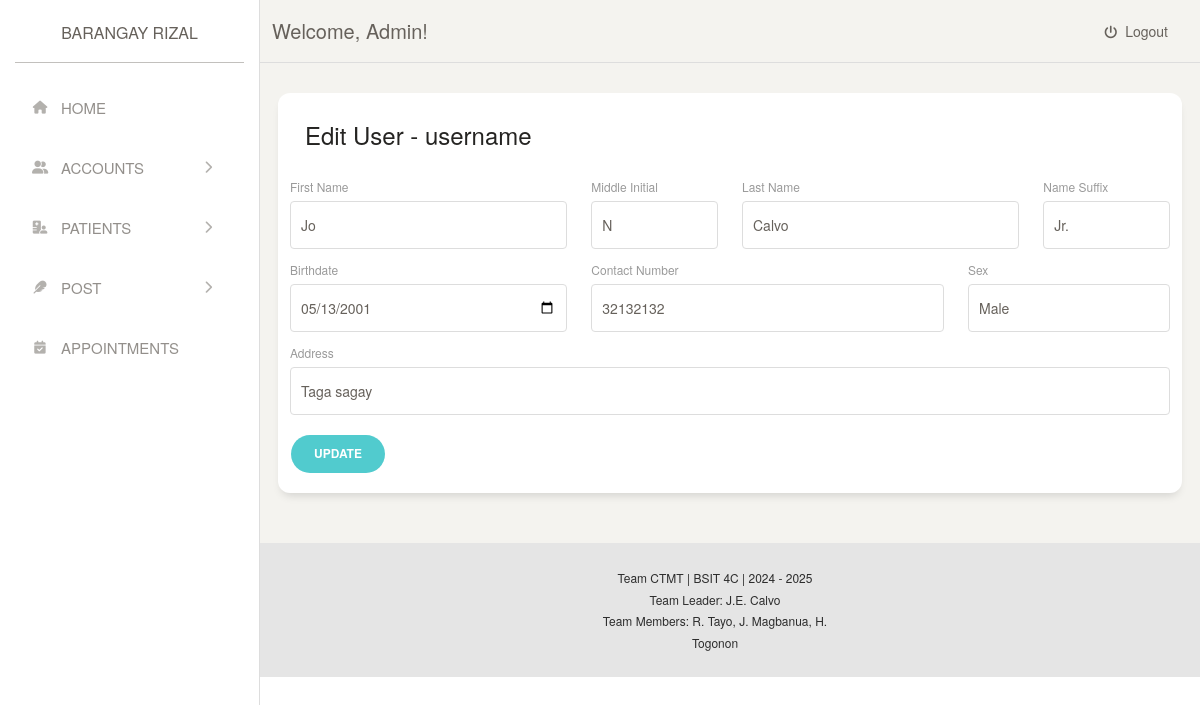
The page /admin/accounts/edituser.php?user_id=4 (signed in) on the database its author committed.
### tables this page shows
CREATE TABLE `tbl_user` (
  `user_id` int(11) NOT NULL,
  `user_username` varchar(50) NOT NULL,
  `user_password` varchar(255) NOT NULL,
  `user_firstName` varchar(100) NOT NULL,
  `user_midInitial` char(1) DEFAULT NULL,
  `user_lastName` varchar(100) NOT NULL,
  `user_suffix` varchar(10) DEFAULT NULL,
  `user_birthDate` date NOT NULL,
  `user_contactNumber` varchar(15) NOT NULL,
  `user_sex` enum('Male','Female') NOT NULL,
  `user_address` text NOT NULL,
  `user_photo` varchar(255) DEFAULT NULL,
  `user_status` enum('pending','approved','rejected') DEFAULT 'pending',
  `created_at` timestamp NOT NULL DEFAULT CURRENT_TIMESTAMP
);

### admin/accounts/edituser.php (the view, shortened to what this page needs)
<?php
include '../../includes/conn.php';
if (isset($_GET['user_id'])) {
  $userId = $_GET['user_id'];
  $sql = "SELECT * FROM tbl_user WHERE user_id = ?";
  $stmt = $mysqli->prepare($sql);
  $stmt->bind_param("i", $userId);
  $stmt->execute();
  $result = $stmt->get_result();
  $user = $result->fetch_assoc();
}
?>
<!DOCTYPE html>
<html>
<head>
  <?php include '../../templates/links.php'; ?>
</head>
<body>
  <div class="wrapper">
    <?php include '../templates/sidebar.php'; ?>
    <div class="main-panel">
      <?php include '../templates/topnav.php'; ?>
      <div class="content">
        <div class="row">
          <div class="card table-with-links">
            <div class="card-header">
              <h4 class="card-title">Edit User - <?php echo $user['user_username']; ?></h4>
            </div>
            <div class="card-body table-full-width">
              <form action="../../includes/admin/userManagementController.php" method="POST">
                <div class="row">
                  <div class="col-md-4 pr-1">
                    <div class="form-group">
                      <label for="user_fName">First Name</label>
                      <input type="text" name="user_firstName" id="user_fName" class="form-control" value="<?php echo $user['user_firstName']; ?>" required>
                    </div>
                  </div>
                  <div class="col-md-2 pr-1">
                    <div class="form-group">
                      <label for="user_midInitial">Middle Initial</label>
                      <input type="text" name="user_midInitial" id="user_midInitial" class="form-control" value="<?php echo $user['user_midInitial']; ?>" required>
                    </div>
                  </div>
                  <div class="col-md-4 pr-1">
                    <div class="form-group">
                      <label for="user_lName">Last Name</label>
                      <input type="text" name="user_lastName" id="user_lName" class="form-control" value="<?php echo $user['user_lastName']; ?>" required>
                    </div>
                  </div>
                  <div class="col-md-2 pr-1">
                    <div class="form-group">
                      <label for="user_suffix">Name Suffix</label>
                      <select name="user_suffix" id="user_suffix" class="form-control">
                        <option value="Jr" <?php echo ($user['user_suffix'] == 'Jr') ? 'selected' : ''; ?>>Jr.</option>
                      </select>
                    </div>
                  </div>
                </div>
                <div class="row">
                  <div class="col-md-4">
                    <div class="form-group">
                      <label for="user_bDay">Birthdate</label>
                      <input type="date" class="form-control" id="user_bDay" name="user_birthDate" value="<?php echo $user['user_birthDate']; ?>" required>
                    </div>
                  </div>
                  <div class="col-md-5">
                    <div class="form-group">
                      <label for="user_number">Contact Number</label>
                      <input type="text" class="form-control" id="user_number" name="user_contactNumber" value="<?php echo $user['user_contactNumber']; ?>" required>
                    </div>
                  </div>
                  <div class="col-md-3">
                    <div class="form-group">
                      <label for="user_sex">Sex</label>
                      <select name="user_sex" id="user_sex" class="form-control" required>
                        <option value="Male" <?php if ($user['user_sex'] == 'Male') echo 'selected'; ?>>Male</option>
                      </select>
                    </div>
                  </div>
                </div>
                <div class="row">
                  <div class="form-group">
                    <label for="user_address">Address</label>
                    <input type="text" class="form-control" id="user_address" name="user_address" value="<?php echo $user['user_address']; ?>" required>
                  </div>
                </div>
                <div class="row">
                  <div class="col d-flex justify-content-between align-items-center">
                    <button type="submit" name="update" class="btn btn-primary btn-round">Update</button>
                  </div>
                </div>
              </form>
            </div>
          </div>
        </div>
      </div>
      <?php include '../../templates/footer.php'; ?>
    </div>
  </div>
</body>
</html>

### styles/vars.css (style rules this page uses)
:root { --neutral50: #fafafa; --neutral100: #f5f5f5; --neutral200: #e5e5e5; --neutral300: #d4d4d4; --neutral400: #a3a3a3; --neutral500: #737373; --neutral600: #525252; --neutral700: #404040; --neutral800: #262626; --neutral900: #171717; --neutral950: #0a0a0a; --warning50: #fffbeb; --warning100: #fef3c7; --warning200: #fde68a; --warning300: #fcd34d; --warning400: #fbbf24; --warning500: #f59e0b; --warning600: #d97706; --warning700: #b45309; --warning800: #92400e; --warning900: #78350f; --warning950: #451a03; --success50: #f0fdf4; --success100: #dcfce7; --success200: #bbf7d0; --success300: #86efac; --success400: #4ade80; --success500: #22c55e; --success600: #16a34a; --success700: #15803d; --success800: #166534; --success900: #14532d; --success950: #052e16; --danger50: #fef2f2; --danger100: #fee2e2; --danger200: #fecaca; --danger300: #fca5a5; --danger400: #f87171; --danger500: #ef4444; --danger600: #dc2626; --danger700: #b91c1c; --danger800: #991b1b; --danger900: #7f1d1d; --danger950: #450a0a; --primary50: #eff6ff; --primary100: #dbeafe; --primary200: #bfdbfe; --primary300: #93c5fd; --primary400: #60a5fa; --primary500: #3b82f6; --primary600: #2563eb; --primary700: #1d4ed8; --primary800: #1e40af; --primary900: #1e3a8a; --primary950: #172554; }

### styles/forms.css (style rules this page uses)
.form-group { display: block; }
.form-control { border: 1px solid var(--neutral200); padding: 12px 16px; outline: none; border-radius: 6px; display: block; width: 100%; transition: all 250ms ease-in-out; }
input.form-control, select.form-control { height: 48px; }
.form-control::placeholder { color: var(--neutral400); }

### styles/paddings.css (style rules this page uses)
.pr-1 { padding-right: 4px; }

### rows shown on the page
tbl_user: user_username "username", user_firstName "Jo", user_midInitial "N", user_lastName "Calvo", user_suffix "Jr.", user_birthDate "05/13/2001", user_contactNumber "32132132", user_sex "Male", user_address "Taga sagay"

### other values the page prints
$_SESSION['admin_username'] "Admin"
